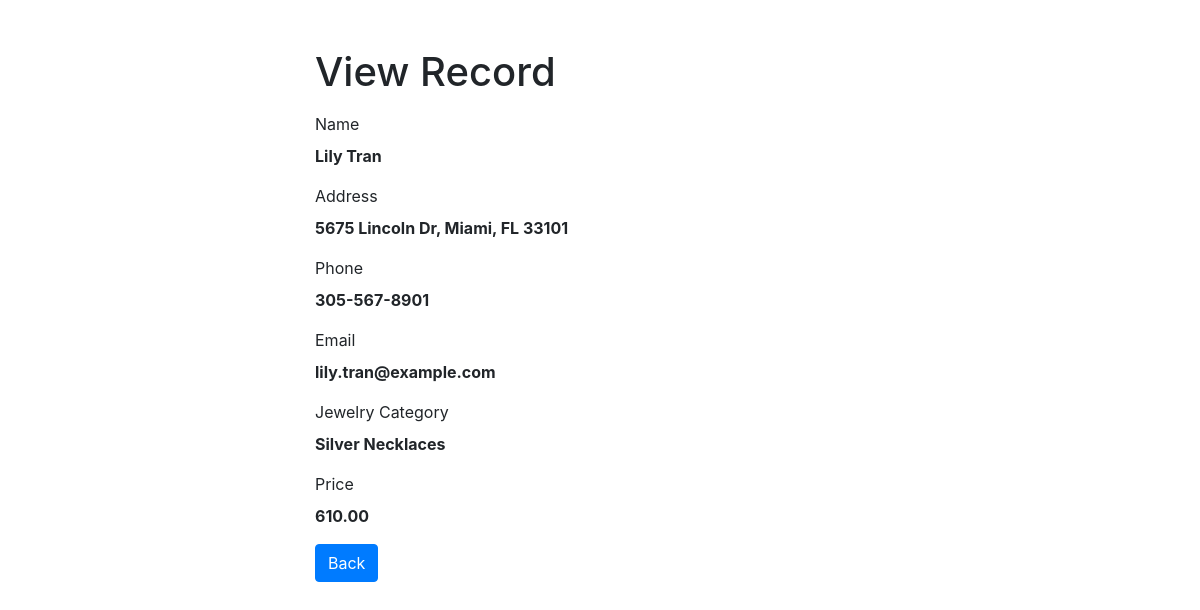
Screenshot of /read.php?id=3 with the database file from the repository.
### tables this page shows
CREATE TABLE `customers` (
  `id` int(11) NOT NULL,
  `name` varchar(100) NOT NULL,
  `phone` varchar(20) NOT NULL,
  `address` text NOT NULL,
  `email` varchar(100) NOT NULL,
  `jewelry_category` varchar(50) NOT NULL,
  `price` decimal(10,2) NOT NULL
);

### read.php (the view, shortened to what this page needs)
<?php
if (isset($_GET["id"]) && !empty(trim($_GET["id"]))) {
    require_once "config.php";
    $sql = "SELECT * FROM customers WHERE id = ?";
    if ($stmt = mysqli_prepare($link, $sql)) {
        mysqli_stmt_bind_param($stmt, "i", $param_id);
        if (mysqli_stmt_execute($stmt)) {
            $result = mysqli_stmt_get_result($stmt);
            if (mysqli_num_rows($result) == 1) {
                $row = mysqli_fetch_array($result, MYSQLI_ASSOC);
                $name = $row["name"];
                $address = $row["address"];
                $phone = $row["phone"];
                $email = $row["email"];
                $jewelry_category = $row["jewelry_category"];
                $price = $row["price"];
            } else {
                header("location: error.php");
                exit();
            }
        } else {
            echo "Oops! Something went wrong. Please try again later.";
        }
    }
} else {
    header("location: error.php");
    exit();
}
?>
<!DOCTYPE html>
<html lang="en">
<head>
    <link rel="stylesheet" href="https://stackpath.bootstrapcdn.com/bootstrap/4.5.2/css/bootstrap.min.css">
</head>
<body>
    <div class="wrapper">
        <div class="container-fluid">
            <div class="row">
                <div class="col-md-12">
                    <h1 class="mt-5 mb-3">View Record</h1>
                    <div class="form-group">
                        <label>Name</label>
                        <p><b><?php echo htmlspecialchars($name); ?></b></p>
                    </div>
                    <div class="form-group">
                        <label>Address</label>
                        <p><b><?php echo htmlspecialchars($address); ?></b></p>
                    </div>
                    <div class="form-group">
                        <label>Phone</label>
                        <p><b><?php echo htmlspecialchars($phone); ?></b></p>
                    </div>
                    <div class="form-group">
                        <label>Email</label>
                        <p><b><?php echo htmlspecialchars($email); ?></b></p>
                    </div>
                    <div class="form-group">
                        <label>Jewelry Category</label>
                        <p><b><?php echo htmlspecialchars($jewelry_category); ?></b></p>
                    </div>
                    <div class="form-group">
                        <label>Price</label>
                        <p><b><?php echo htmlspecialchars($price); ?></b></p>
                    </div>
                    <p><a href="index.php" class="btn btn-primary">Back</a></p>
                </div>
            </div>
        </div>
    </div>
</body>
</html>

### read.php (style rules this page uses)
.wrapper { width: 600px; margin: 0 auto; }

### rows the page displays
customers: name "Lily Tran", address "5675 Lincoln Dr, Miami, FL 33101", phone "305-567-8901", email "lily.tran@example.com", jewelry_category "Silver Necklaces", price "610.00"
